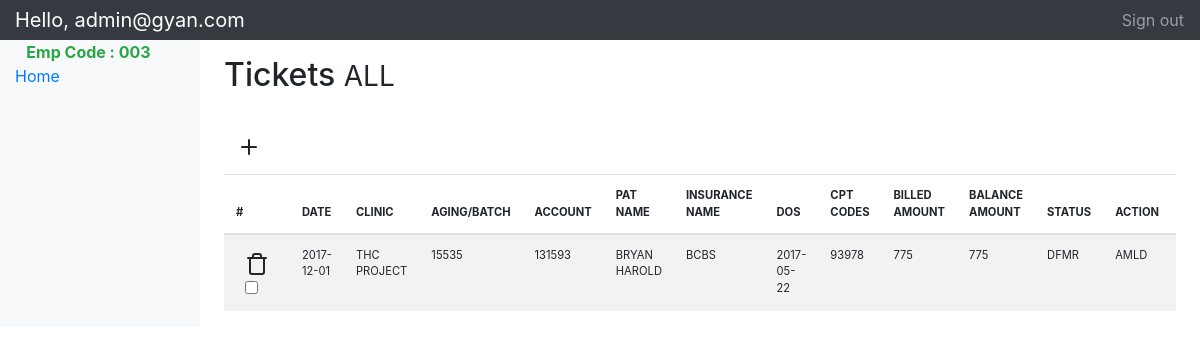
Before: /tickets/list/ (signed in) with the older database file.
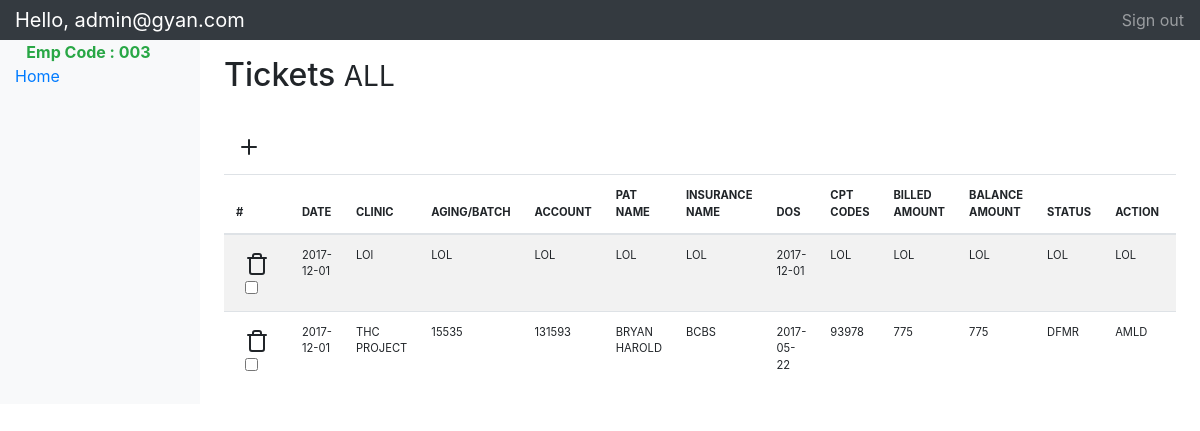
After: the same page with the newer database file.
### accounts/models.py (models this page shows, shortened)
class MyUser(AbstractBaseUser, PermissionsMixin):
    email = models.EmailField(unique=True, null=True)
    is_staff = models.BooleanField(
        _('staff status'),
        default=False,
        help_text=_('Designates whether the user can log into this site.'),
    )
    is_active = models.BooleanField(
        _('active'),
        default=True,
        help_text=_(
            'Designates whether this user should be treated as active. '
            'Unselect this instead of deleting accounts.'
        ),
    )
    is_manager = models.BooleanField(
        _('Manager status'),
        default=False
    )
    emp_code = models.CharField(max_length=50, blank=True, null=True)
    image = models.ImageField(blank=True)
    USERNAME_FIELD = 'email'
    objects = MyUserManager()
    def __str__(self):
        return self.email
    class Meta:
        verbose_name = "User"
        verbose_name_plural = "Users"

### tickets/models.py (models this page shows, shortened)
class Ticket(models.Model):
    REJECTED = 1  # Manager can this <=pending>
    CLOSED = 2  # Manager can do this
    SUBMITTED = 3  # User can do this and manager
    STATUSES = (
        (REJECTED, 'Reverted'),
        (CLOSED, 'Closed'),
        (SUBMITTED, 'Submitted')
    )
    date_created = models.CharField(max_length=20, null=True)
    clinic = models.CharField(max_length=50, null=True)
    aging_batch = models.CharField(max_length=50, null=True)
    account = models.CharField(max_length=50, null=True)
    patient_name = models.CharField(max_length=50, null=True)
    insurance = models.CharField(max_length=100, null=True)
    dos = models.CharField(max_length=255, blank=True, null=True)
    cpt_codes = models.CharField(max_length=100, null=True)
    billed_amount = models.CharField(null=True, max_length=20)
    balance_amount = models.CharField(null=True, max_length=20)
    status = models.CharField(max_length=60, null=True)
    comment = models.TextField(blank=True, null=True)
    action = models.CharField(max_length=60, null=True)
    escalate_to = models.CharField(max_length=100, null=True)
    preventive_action = models.TextField(null=True)
    worked = models.CharField(max_length=255, blank=True, null=True)
    statuses = models.IntegerField(choices=STATUSES, default=SUBMITTED)
    form_user = models.ForeignKey(MyUser, on_delete=models.CASCADE, related_name='form_user', default=1)
    class Meta:
        ordering = ['-id']

### tickets/views.py (the view, shortened to what this page needs)
# urls.py: url(r'^tickets/list/$', ticket_list),
@login_required
def ticket_list(request):
    statuses = Ticket.STATUSES
    tickets = Ticket.objects.filter(Q(form_user=request.user.id) | Q(escalate_to=request.user.email)).all()
    status_display = 'ALL'
    return render(request, 'tickets/list.html', {'tickets': tickets, 'status_display': status_display})

### templates/tickets/list.html (shortened to what this page needs)
<!doctype html>
<html lang="en">
<head>
    {% load bootstrap4 %}
    {% bootstrap_css %}
</head>
<body>
<nav class="navbar navbar-dark sticky-top bg-dark flex-md-nowrap p-0">
    <a class="navbar-brand col-sm-3 col-md-2 mr-0" href="#">Hello, {{user}}</a>
    <ul class="navbar-nav px-3">
        <li class="nav-item text-nowrap">
            <a class="nav-link" href="/logout">Sign out</a>
        </li>
    </ul>
</nav>
<div class="container-fluid">
    <div class="row">
        <nav class="col-md-2 d-none d-md-block bg-light sidebar">
            <div class="sidebar-sticky">
                <ul class="nav flex-column">
                    <li class="nav-item">
                        <strong class="text text-success">
                            &nbsp;&nbsp;&nbsp;Emp Code : {{user.emp_code}}</strong>
                    </li>
                     <li class="nav-item">
                        <a href="/accounts/profile/">Home</a>
                    </li>
                </ul>
            </div>
        </nav>
        <main role="main" class="col-md-9 ml-sm-auto col-lg-10 pt-3 px-4">
            <div class="d-flex justify-content-between flex-wrap flex-md-nowrap align-items-center pb-2 mb-3">
                <h1 class="h2">Tickets <small>{{status_display}}</small></h1>
            </div>
            <div class="mb-2">
                    <a class="btn" href='javaScript: window.open("http://127.0.0.1:8000/tickets/new/", "MsgWindow", "width=600,height=500");' title="Add new Item">
                        <small data-feather="plus"></small>
                    </a>
            </div>
            <div class="table-responsive">
                <table class="table table-striped" style="font-size:70%;">
                    <thead>
                    <tr>
                        <th>#</th>
                        <th>DATE</th>
                        <th>CLINIC</th>
                        <th>AGING/BATCH</th>
                        <th>ACCOUNT</th>
                        <th>PAT NAME</th>
                        <th>INSURANCE NAME</th>
                        <th>DOS</th>
                        <th>CPT CODES</th>
                        <th>BILLED AMOUNT</th>
                        <th>BALANCE AMOUNT</th>
                        <th>STATUS</th>
                        <th>ACTION</th>
                        <th>Escalate To</th>
                    </tr>
                    </thead>
                    <tbody>
                    {% for ticket in tickets %}
                        <tr>
                            <td>
                                <form method="post" class="form" action="/tickets/delete/">{% csrf_token %}
                                    <button type="submit" title="Remove" class="btn btn-sm"><span data-feather="trash"></span></button>
                                </form>
                                <input type="checkbox" name="id" value="{{ticket.id}}">
                            </td>
                            <td>{{ticket.date_created}}</td>
                            <td>{{ticket.clinic}}</td>
                            <td>{{ticket.aging_batch}}</td>
                            <td>{{ticket.account}}</td>
                            <td>{{ticket.patient_name}}</td>
                            <td>{{ticket.insurance}}</td>
                            <td>{{ticket.dos}}</td>
                            <td>{{ticket.cpt_codes}}</td>
                            <td>{{ticket.billed_amount}}</td>
                            <td>{{ticket.balance_amount}}</td>
                            <td>{{ticket.status}}</td>
                            <td>{{ticket.action}}</td>
                            <td>{{ticket.escalate_to}}</td>
                        </tr>
                    {% endfor %}
                    </tbody>
                </table>
            </div>
        </main>
    </div>
</div>
</body>
</html>

Changed rows visible on the page:
added Ticket: date_created "2017-12-01", clinic "LOl", aging_batch "LOL", account "LOL", patient_name "LOL", insurance "LOL", dos "2017-12-01", cpt_codes "LOL", billed_amount "LOL", balance_amount "LOL", status "LOL", action "LOL"
